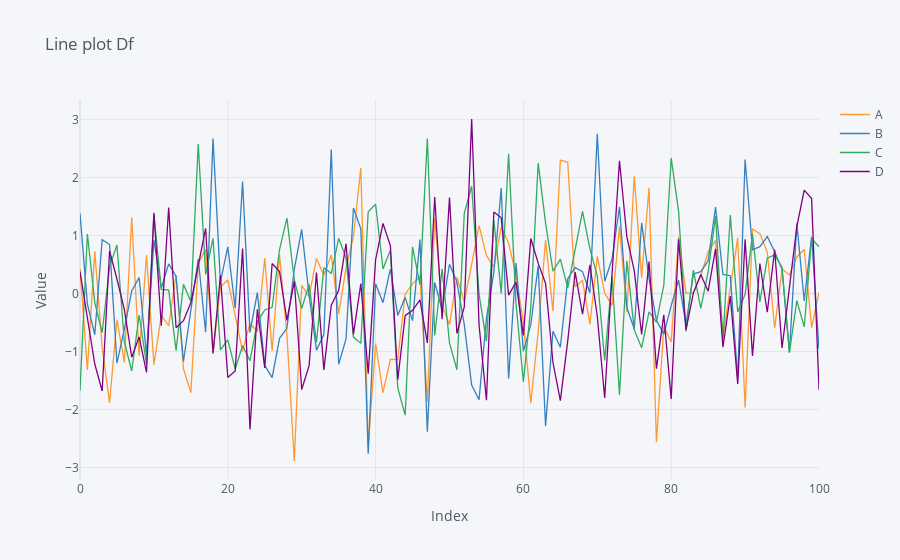

The code cell stored with this chart in its notebook:
### Markdown cell above
# Creating a line plot

### Code cell
df.iplot(xTitle='Index',yTitle='Value',title='Line plot Df')
